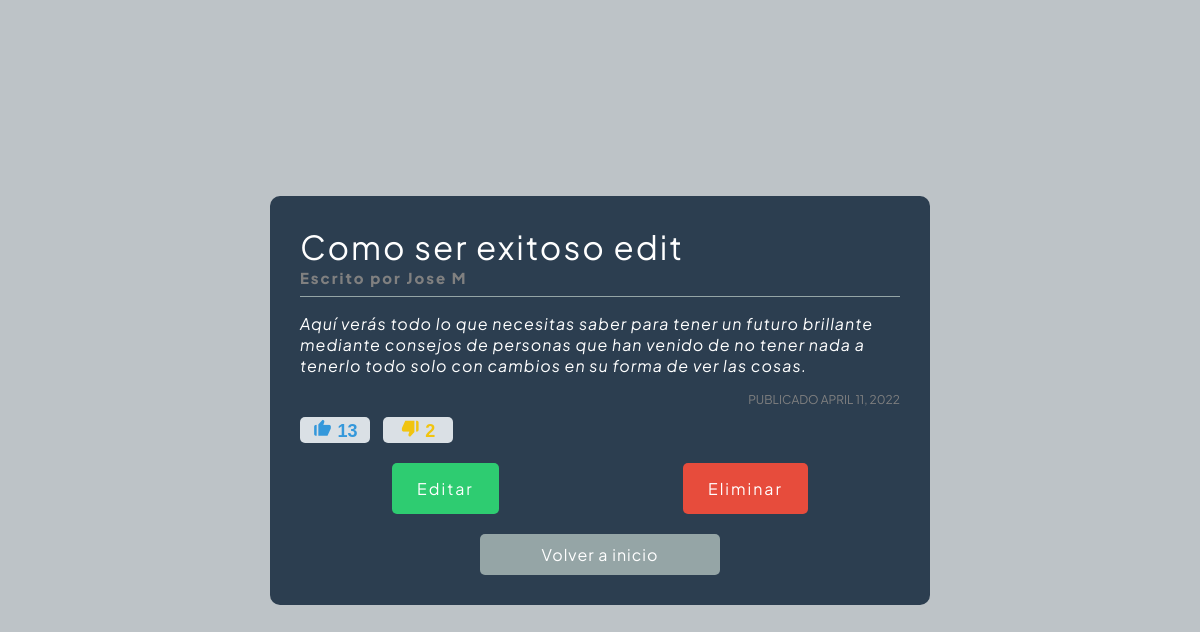
The app's page /spa/2/ with its own data.
### spa/models.py (models this page shows, shortened)
class Content(models.Model):
  title = models.CharField(max_length=100)
  content = models.TextField(max_length=1000)
  author=models.CharField(max_length=30)
  date = models.DateField(auto_now_add=True)
  positive_votes=models.IntegerField(default=0)
  negative_votes=models.IntegerField(default=0)

### spa/views.py (the view)
# urls.py: path("<int:element_id>/", views.detail,name="detail"),
def detail(request, element_id):
  publication = get_object_or_404(Content, pk=element_id)
  if request.method=='POST':
    if 'like' in request.POST:
      publication.positive_votes +=1
    if 'dislike' in request.POST:
      publication.negative_votes +=1
  publication.save()
  return render(request, 'spa/detail.html',{
    "publication": publication,
  })

### spa/templates/spa/detail.html (shortened to what this page needs)
{% load static %}
<!DOCTYPE html>
<html lang="en">
<head>
  <link href='https://unpkg.com/boxicons@2.1.2/css/boxicons.min.css' rel='stylesheet'>
  <link rel="stylesheet" href="{% static 'spa/base.css' %}">
  <link rel="stylesheet" href="{% static 'spa/details.css' %}">
</head>
<body>
  <section>
    <div class="content">
      <div class="content-title">
        <h1 class="title">{{publication.title}}</h1>
      <span class="author">Escrito por {{publication.author}}</span>
      </div>
      <div class="content-text">
        <p>{{publication.content}}</p>
      </div>
      <div class="content-date">
        <span class="date">
          Publicado {{publication.date}}
        </span>
      </div>
     <div class="content-form">
      <form class="content-votes" method="post">
        <button
          class="like"
          type="submit"
          name="like">
          <i class='bx bxs-like'></i> {{publication.positive_votes}}
        </button>
        <button
          class="dislike"
          type="submit"
          name="dislike">
          <i class='bx bxs-dislike' ></i> {{publication.negative_votes}}
        </button>
      </form>
     </div>
      <div class="content-buttons">
        <a class="edit" href="{% url 'spa:edit' publication.id %}">
          Editar
        </a>
        <a class="delete" href="{% url 'spa:deleted' publication.id %}">
          Eliminar
        </a>
      </div>
      <div class="content-exit">
        <a class="back-button" href="{% url 'spa:content' %}">Volver a inicio</a>
      </div>
    </div>
  </section>
</body>
</html>

### spa/static/spa/base.css (style rules this page uses)
body { padding:0; margin: 0; font-family: 'Plus Jakarta Sans', sans-serif; }

### spa/static/spa/details.css (style rules this page uses)
body { background-color: #BDC3C7; }
section { display: flex; justify-content: center; align-items: center; width: 100%; height: 100vh; }
.content { display: flex; align-items: flex-start; justify-content: flex-start; flex-direction: column; background-color: #2C3E50; border-radius: 10px; width: 600px; padding: 30px; }
.content-title { width: 100%; border-bottom: 1px solid #95a5a6; padding-bottom: 8px; }
.content-title h1 { font-size: 33px; font-weight: 400; letter-spacing: 2px; margin: 0; color: white; }
.content-title span { font-size: 15px; color: gray; letter-spacing: 2px; font-weight: 800; }
.content-text p { font-style: italic; font-size: 16px; font-weight: 400; letter-spacing: 1px; color: white; }
.content-date { display: flex; align-items: center; justify-content: flex-end; text-align: right; width: 100%; }
.content-date span { font-size: 12px; color: gray; text-transform: uppercase; }
.content-form .content-votes button { border: none; font-size: 18px; cursor: pointer; margin: 10px 10px 10px 0; background-color: #dae0e5; border-radius: 5px; width: 70px; font-weight: 800; margin-bottom: 20px; }
.content-votes button i { font-size: 20px; }
.content-votes .like { color: #3498db; margin-right: 20px; }
.content-votes .dislike { color: #f1c40f; }
.content-buttons { display: flex; align-items: center; justify-content: space-around; width: 100%; }
.content-buttons a { font-size: 16px; text-decoration: none; letter-spacing: 2px; background-color: grey; padding: 15px 25px; border-radius: 5px; }
.content-buttons .edit { background-color: #2ecc71; color: white; }
.content-buttons .delete { background-color: #e74c3c; color: white; }
.content-exit { display: flex; width: 100%; justify-content: center; align-items: center; }
.content-exit .back-button { text-decoration: none; text-align: center; padding: 10px 20px; border-radius: 5px; background-color: #95a5a6; color: white; letter-spacing: 1px; width: 200px; margin: 20px 45px 0px 45px; }

### records on screen
Content: title "Como ser exitoso edit", author "Jose M", content "Aquí verás todo lo que necesitas saber para tener un futuro brillante mediante consejos de personas que han venido de no tener nada a tenerlo todo solo con cambios en su forma de ver las cosas.", date "APRIL 11, 2022", positive_votes "13", negative_votes "2"
